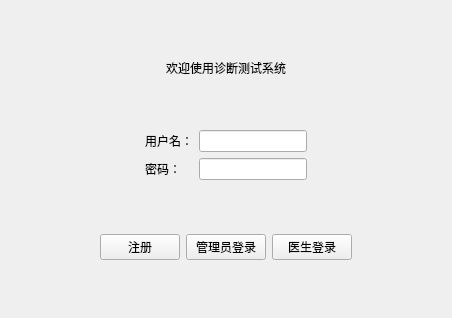
<?xml version="1.0" encoding="UTF-8"?>
<ui version="4.0">
 <class>LoginView</class>
 <widget class="QWidget" name="LoginView">
  <property name="geometry">
   <rect>
    <x>0</x>
    <y>0</y>
    <width>452</width>
    <height>318</height>
   </rect>
  </property>
  <property name="windowTitle">
   <string>登录</string>
  </property>
  <layout class="QVBoxLayout" name="verticalLayout">
   <item>
    <spacer name="verticalSpacer">
     <property name="orientation">
      <enum>Qt::Vertical</enum>
     </property>
     <property name="sizeHint" stdset="0">
      <size>
       <width>20</width>
       <height>45</height>
      </size>
     </property>
    </spacer>
   </item>
   <item>
    <widget class="QLabel" name="label">
     <property name="text">
      <string>欢迎使用诊断测试系统</string>
     </property>
     <property name="alignment">
      <set>Qt::AlignCenter</set>
     </property>
    </widget>
   </item>
   <item>
    <spacer name="verticalSpacer_2">
     <property name="orientation">
      <enum>Qt::Vertical</enum>
     </property>
     <property name="sizeHint" stdset="0">
      <size>
       <width>20</width>
       <height>44</height>
      </size>
     </property>
    </spacer>
   </item>
   <item>
    <layout class="QHBoxLayout" name="horizontalLayout_2">
     <item>
      <spacer name="horizontalSpacer">
       <property name="orientation">
        <enum>Qt::Horizontal</enum>
       </property>
       <property name="sizeHint" stdset="0">
        <size>
         <width>40</width>
         <height>20</height>
        </size>
       </property>
      </spacer>
     </item>
     <item>
      <layout class="QGridLayout" name="gridLayout">
       <item row="1" column="0">
        <widget class="QLabel" name="label_3">
         <property name="text">
          <string>密码：</string>
         </property>
        </widget>
       </item>
       <item row="0" column="1">
        <widget class="QLineEdit" name="inputUserName"/>
       </item>
       <item row="1" column="1">
        <widget class="QLineEdit" name="inputUserPassword">
         <property name="echoMode">
          <enum>QLineEdit::Password</enum>
         </property>
        </widget>
       </item>
       <item row="0" column="0">
        <widget class="QLabel" name="label_2">
         <property name="text">
          <string>用户名：</string>
         </property>
        </widget>
       </item>
      </layout>
     </item>
     <item>
      <spacer name="horizontalSpacer_2">
       <property name="orientation">
        <enum>Qt::Horizontal</enum>
       </property>
       <property name="sizeHint" stdset="0">
        <size>
         <width>40</width>
         <height>20</height>
        </size>
       </property>
      </spacer>
     </item>
    </layout>
   </item>
   <item>
    <spacer name="verticalSpacer_4">
     <property name="orientation">
      <enum>Qt::Vertical</enum>
     </property>
     <property name="sizeHint" stdset="0">
      <size>
       <width>20</width>
       <height>40</height>
      </size>
     </property>
    </spacer>
   </item>
   <item>
    <layout class="QHBoxLayout" name="horizontalLayout_3">
     <item>
      <spacer name="horizontalSpacer_3">
       <property name="orientation">
        <enum>Qt::Horizontal</enum>
       </property>
       <property name="sizeHint" stdset="0">
        <size>
         <width>40</width>
         <height>20</height>
        </size>
       </property>
      </spacer>
     </item>
     <item>
      <layout class="QHBoxLayout" name="horizontalLayout">
       <item>
        <widget class="QPushButton" name="btSignIn">
         <property name="text">
          <string>注册</string>
         </property>
        </widget>
       </item>
       <item>
        <widget class="QPushButton" name="btSignUp">
         <property name="text">
          <string>管理员登录</string>
         </property>
        </widget>
       </item>
      </layout>
     </item>
     <item>
      <widget class="QPushButton" name="DSignUp">
       <property name="text">
        <string>医生登录</string>
       </property>
      </widget>
     </item>
     <item>
      <spacer name="horizontalSpacer_4">
       <property name="orientation">
        <enum>Qt::Horizontal</enum>
       </property>
       <property name="sizeHint" stdset="0">
        <size>
         <width>40</width>
         <height>20</height>
        </size>
       </property>
      </spacer>
     </item>
    </layout>
   </item>
   <item>
    <spacer name="verticalSpacer_3">
     <property name="orientation">
      <enum>Qt::Vertical</enum>
     </property>
     <property name="sizeHint" stdset="0">
      <size>
       <width>20</width>
       <height>45</height>
      </size>
     </property>
    </spacer>
   </item>
  </layout>
 </widget>
 <resources/>
 <connections/>
</ui>
